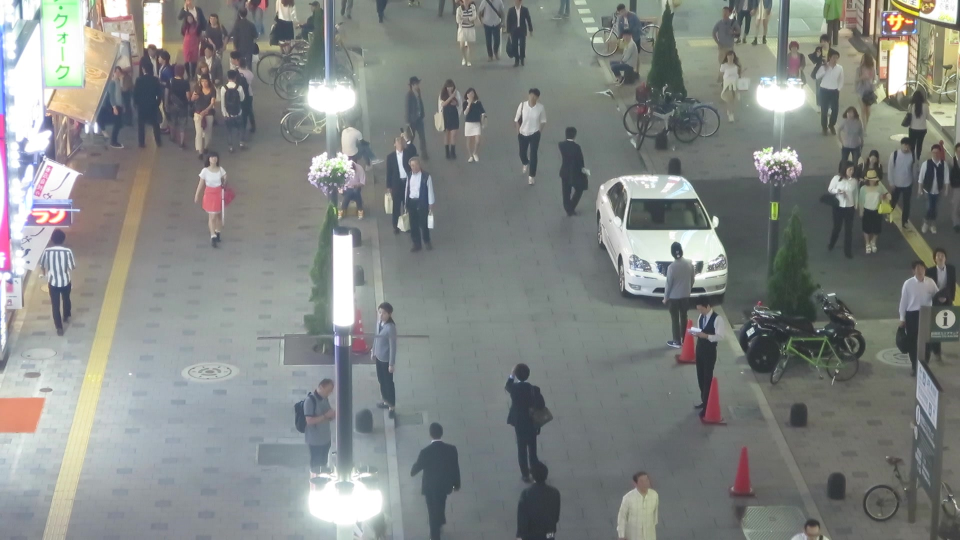
#> input picture images/000001.jpg, 1920 x 1080 px (shown at 1/2 size); its folder holds only this picture in this run
$ python -i im_utils.py   (imports and definitions only)   (older library calls are emulated)
#> lines starting #> are read from the running program, lines starting #| are printed output that depends on the picture
import numpy as np; import csv; from glob import glob; import os; import sys; import imageio
import matplotlib.pyplot as plt; from PIL import Image
import cv2
import random
import itertools
import h5py
import colorsys
from collections import Counter
#from scipy.misc import imread, imsave
from imageio import imread, imsave
from skimage.io import imread as skimread
from skimage.transform import resize
#from skimage.measure import compare_ssim, compare_psnr
from skimage.metrics import structural_similarity as compare_ssim
from skimage.metrics import peak_signal_noise_ratio as compare_psnr

import base64
import pycocotools.mask as cocomask
import os.path as osp
from itertools import permutations, combinations_with_replacement


#fetch images
def fetch_ims(im_path, ext="*.png"):
    return sorted(glob(osp.join(im_path, ext)))

# [233 lines left out: functions fetch_allpath, constraint_boxes, check_area, get_area, get_refined_detection, is_outside and 8 more, not called in this run]

def compute_new_hsv(im):
    """
    Illuminance and Gamma invariant HSV
    """
    eps = 1e-10
    r,g,b = np.array(cv2.split(im)) + eps
    traditional_hsv = cv2.cvtColor(im, cv2.COLOR_RGB2HSV)
    numerator = np.log(r) - np.log(g)
    denominator = np.log(r) + np.log(g) - 2*np.log(b) + eps
    new_hue = np.clip(np.round(numerator/denominator).astype(np.uint8), 0, 180)
    new_hsv = np.zeros_like(traditional_hsv).astype(np.uint8)
    new_hsv[:, :, 0] = new_hue
    new_hsv[:, :, 1] = traditional_hsv[:, :, 1]
    new_hsv[:, :, 2] = traditional_hsv[:, :, 2]
    return new_hsv

def compute_histogram(im, kernel=True):
    """
    im : cropped patch
    kernel : Will perform circular masking
    """
    x,y = im.shape[:2]
    if kernel:
        mask = cv2.getStructuringElement(cv2.MORPH_ELLIPSE,(y, x))
        mask = mask[:, :, np.newaxis]
    else:
        mask = np.ones((x,y,1)).astype(np.uint8)
    hsv_im = compute_new_hsv(im)
    channels = [0,1,2]
    hist_size = [8, 8, 8]
    hist_range = [0, 180, 0, 256, 0, 256]
    # hist_hue = cv2.calcHist([hsv_im], [0],
    #                         mask, [30], [0, 180], False)
    # cv2.normalize(hist_hue,hist_hue,0,255,cv2.NORM_MINMAX)
    hist = cv2.calcHist([hsv_im], channels,
                     None, hist_size, hist_range)
    image_hist = cv2.normalize(hist,hist,0,255,cv2.NORM_MINMAX)
    return image_hist


# [22 lines left out: functions check_yposition, warp_pos, not called in this run]

>>> import cv2
>>> picture = cv2.cvtColor(cv2.imread('../images/000001.jpg'), cv2.COLOR_BGR2RGB)
>>> result = compute_histogram(picture)
#> in compute_new_hsv, `r,g,b = np.array(cv2.split(im)) + eps`:
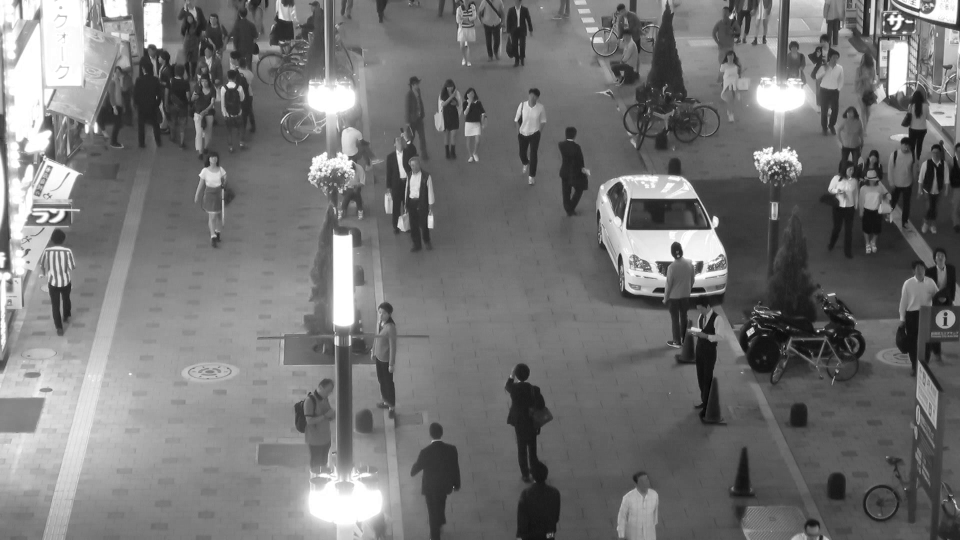
#> g: shape (1080, 1920) float64 (shown at 1/2 size); min 32, max 255, mean 134.2; drawn with min black and max white
#> in compute_new_hsv, `r,g,b = np.array(cv2.split(im)) + eps`:
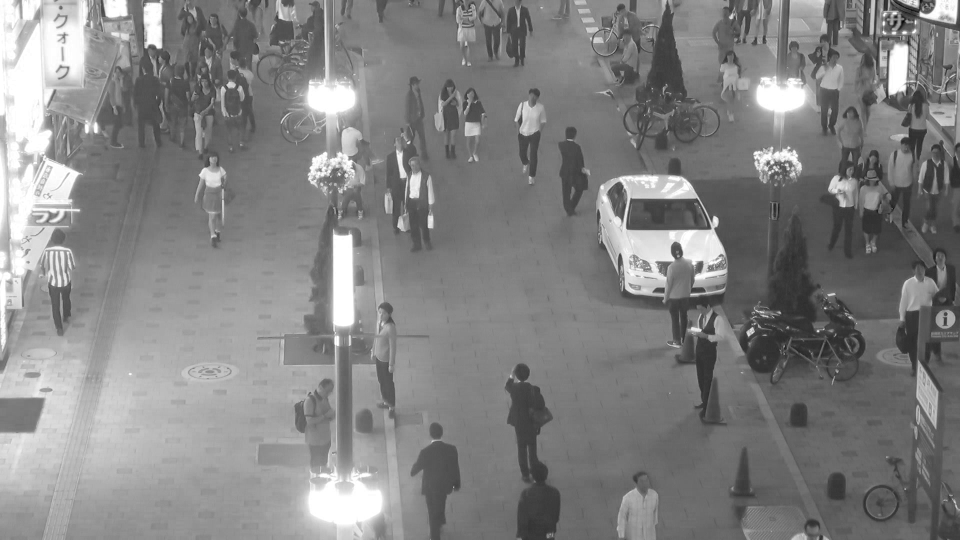
#> b: shape (1080, 1920) float64 (shown at 1/2 size); min 1, max 255, mean 131.9; drawn with min black and max white
#> in compute_new_hsv, `traditional_hsv = cv2.cvtColor(im, cv2.COLOR_RGB2HSV)`: traditional_hsv: shape (1080, 1920, 3); mean H, S, V 74.9, 25, 138.7
#> in compute_new_hsv, `numerator = np.log(r) - np.log(g)`:
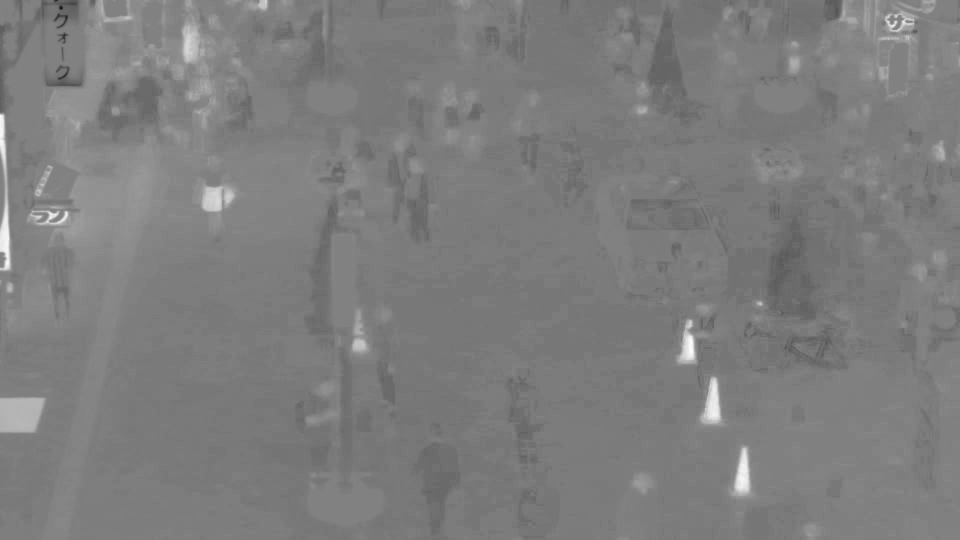
#> numerator: shape (1080, 1920) float64 (shown at 1/2 size); min -1.09, max 1.05, mean -0.0333; drawn with min black and max white
#> in compute_new_hsv, `denominator = np.log(r) + np.log(g) - 2*np.log(b) + eps`:
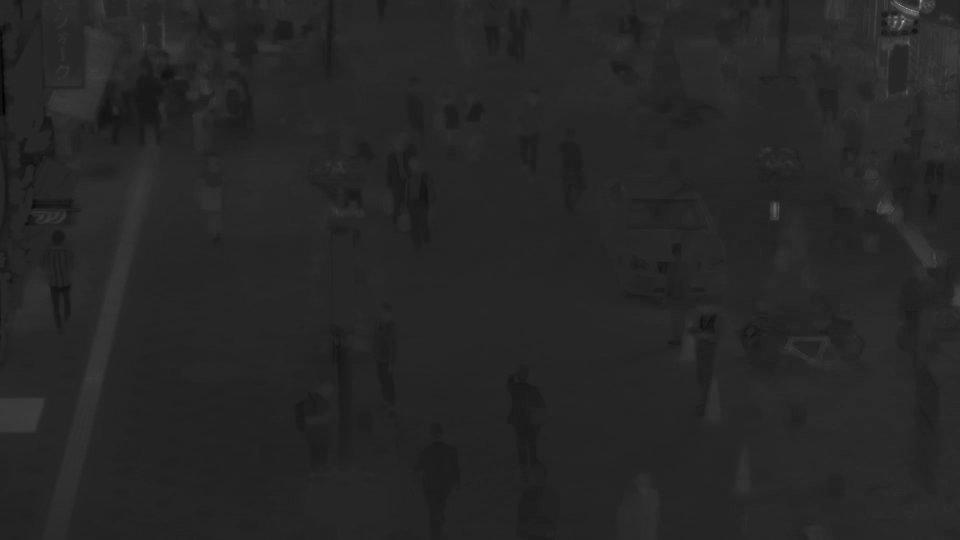
#> denominator: shape (1080, 1920) float64 (shown at 1/2 size); min -1.66, max 9.24, mean -0.0023; drawn with min black and max white
#> in compute_new_hsv, `new_hue = np.clip(np.round(numerator/denominator).astype(np.uint8), 0,..`:
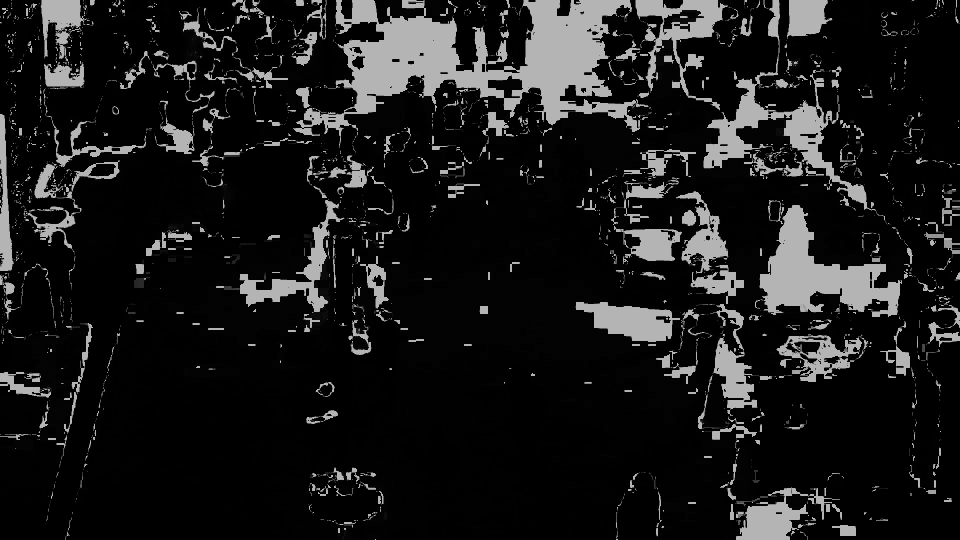
#> new_hue: shape (1080, 1920) (shown at 1/2 size); min 0, max 180, mean 26.6
#> in compute_new_hsv, `new_hsv[:, :, 1] = traditional_hsv[:, :, 1]`:
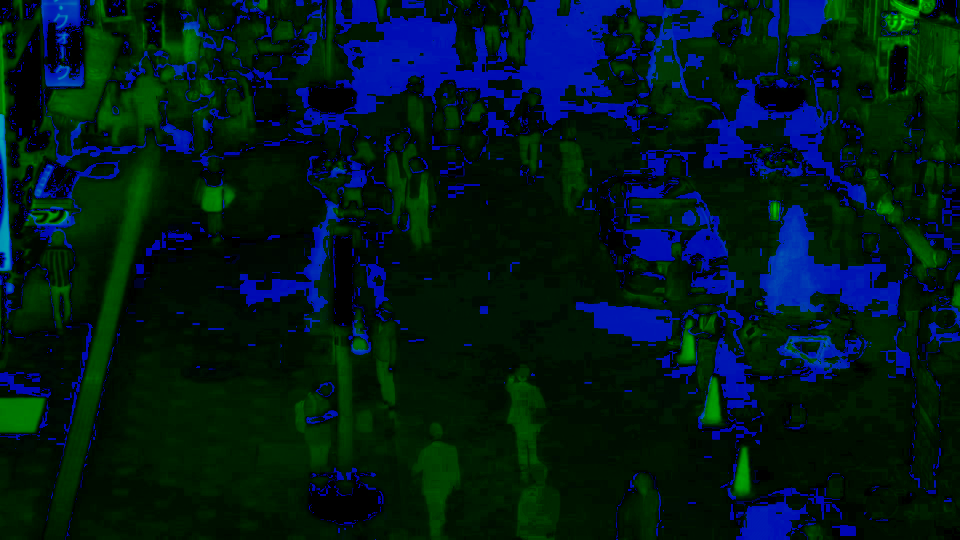
#> new_hsv: shape (1080, 1920, 3) (shown at 1/2 size); mean of channels 0, 1, 2 26.6, 25, 0; drawn as B, G, R
#> in compute_new_hsv, `new_hsv[:, :, 2] = traditional_hsv[:, :, 2]`:
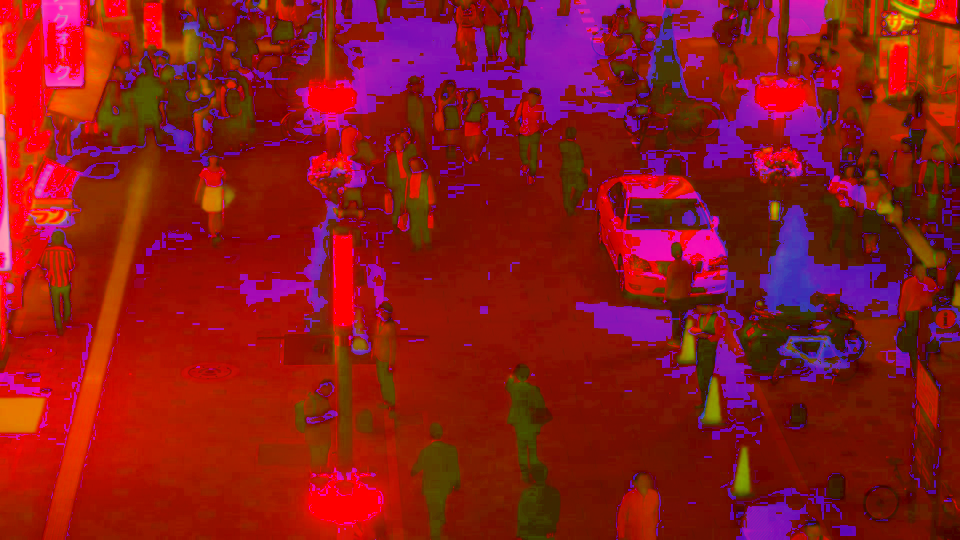
#> new_hsv: shape (1080, 1920, 3) (shown at 1/2 size); mean of channels 0, 1, 2 26.6, 25, 138.7; drawn as B, G, R
